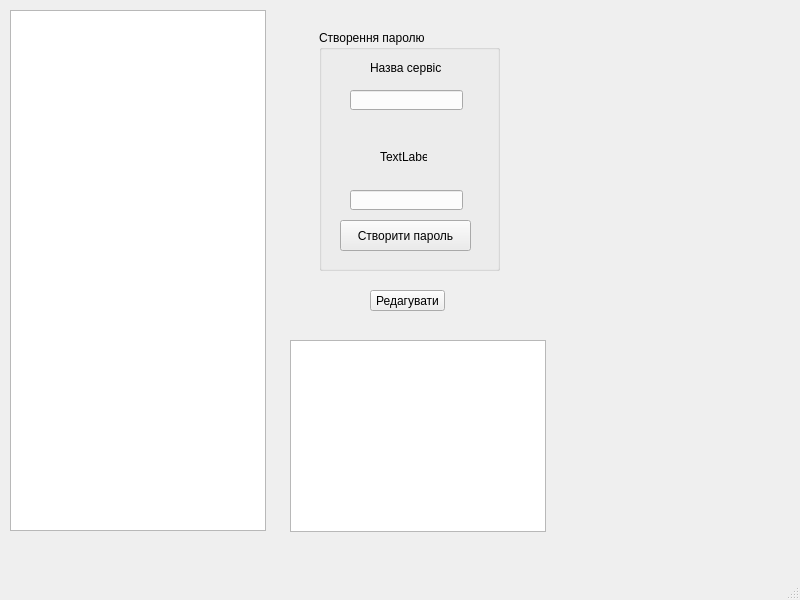
<?xml version="1.0" encoding="UTF-8"?>
<ui version="4.0">
 <class>MainWindow</class>
 <widget class="QMainWindow" name="MainWindow">
  <property name="geometry">
   <rect>
    <x>0</x>
    <y>0</y>
    <width>800</width>
    <height>600</height>
   </rect>
  </property>
  <property name="windowTitle">
   <string>MainWindow</string>
  </property>
  <widget class="QWidget" name="centralwidget">
   <widget class="QListView" name="listView">
    <property name="geometry">
     <rect>
      <x>10</x>
      <y>10</y>
      <width>256</width>
      <height>521</height>
     </rect>
    </property>
   </widget>
   <widget class="QLineEdit" name="lineEdit">
    <property name="geometry">
     <rect>
      <x>350</x>
      <y>90</y>
      <width>113</width>
      <height>20</height>
     </rect>
    </property>
   </widget>
   <widget class="QLabel" name="label">
    <property name="geometry">
     <rect>
      <x>370</x>
      <y>60</y>
      <width>71</width>
      <height>16</height>
     </rect>
    </property>
    <property name="text">
     <string>Назва сервісу</string>
    </property>
   </widget>
   <widget class="QLabel" name="label_2">
    <property name="geometry">
     <rect>
      <x>380</x>
      <y>150</y>
      <width>47</width>
      <height>13</height>
     </rect>
    </property>
    <property name="text">
     <string>TextLabel</string>
    </property>
   </widget>
   <widget class="QLineEdit" name="lineEdit_2">
    <property name="geometry">
     <rect>
      <x>350</x>
      <y>190</y>
      <width>113</width>
      <height>20</height>
     </rect>
    </property>
   </widget>
   <widget class="QPushButton" name="pushButton">
    <property name="geometry">
     <rect>
      <x>340</x>
      <y>220</y>
      <width>131</width>
      <height>31</height>
     </rect>
    </property>
    <property name="text">
     <string>Створити пароль</string>
    </property>
   </widget>
   <widget class="QPushButton" name="pushButton_2">
    <property name="geometry">
     <rect>
      <x>370</x>
      <y>290</y>
      <width>75</width>
      <height>21</height>
     </rect>
    </property>
    <property name="text">
     <string>Редагувати</string>
    </property>
   </widget>
   <widget class="QGroupBox" name="groupBox">
    <property name="geometry">
     <rect>
      <x>319</x>
      <y>30</y>
      <width>181</width>
      <height>241</height>
     </rect>
    </property>
    <property name="title">
     <string>Створення паролю</string>
    </property>
   </widget>
   <widget class="QTextBrowser" name="textBrowser">
    <property name="geometry">
     <rect>
      <x>290</x>
      <y>340</y>
      <width>256</width>
      <height>192</height>
     </rect>
    </property>
   </widget>
  </widget>
  <widget class="QMenuBar" name="menubar">
   <property name="geometry">
    <rect>
     <x>0</x>
     <y>0</y>
     <width>800</width>
     <height>21</height>
    </rect>
   </property>
  </widget>
  <widget class="QStatusBar" name="statusbar"/>
 </widget>
 <resources/>
 <connections/>
</ui>
